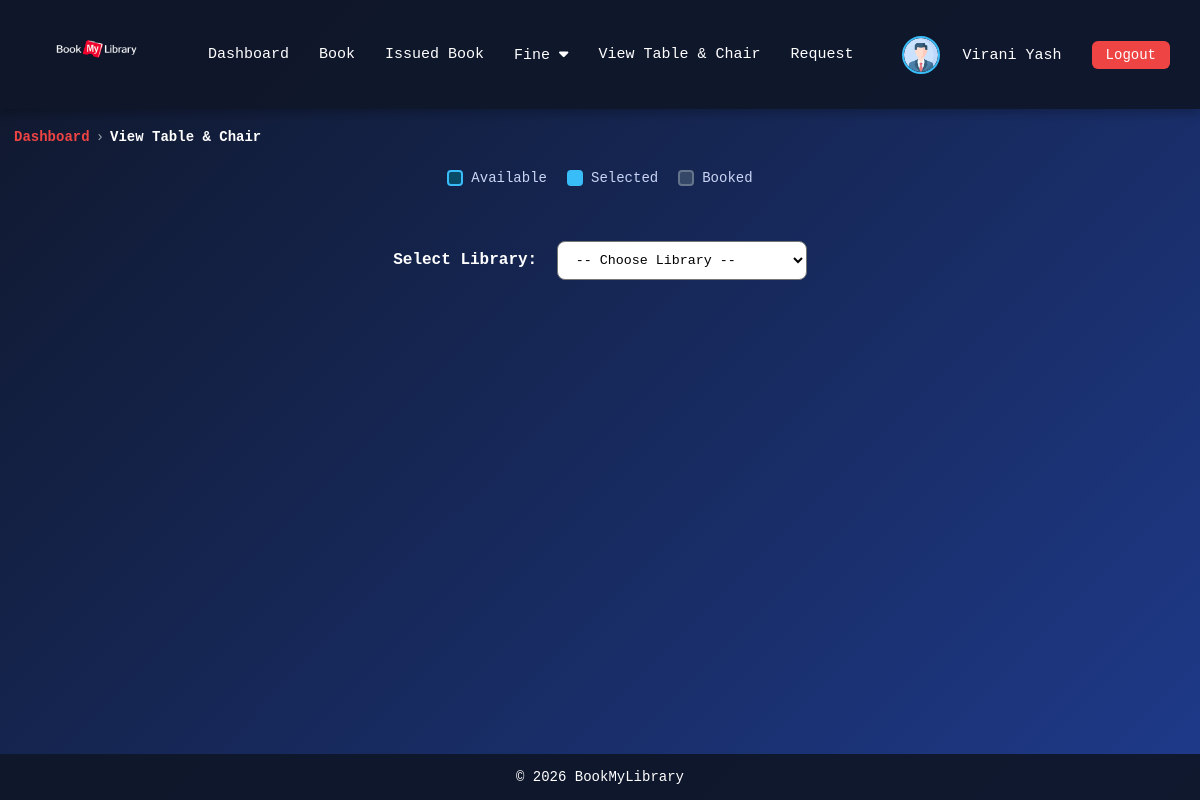
Page /user/view_table&chair.php (signed in) on the committed database.
### tables this page shows
CREATE TABLE `user` (
  `user_id` int NOT NULL,
  `first_name` varchar(100) DEFAULT NULL,
  `last_name` varchar(100) DEFAULT NULL,
  `email` varchar(255) DEFAULT NULL,
  `contact_no` varchar(15) DEFAULT NULL,
  `gender` varchar(10) DEFAULT NULL,
  `address` varchar(255) DEFAULT NULL,
  `image` varchar(255) DEFAULT NULL,
  `password` varchar(255) NOT NULL,
  `role` varchar(10) DEFAULT NULL,
  `status` varchar(15) DEFAULT NULL
);

### user/view_table&chair.php (the view, shortened to what this page needs)
<?php
require "../db_config.php";
mysqli_query($con, "
    UPDATE library_chairs lc
    JOIN chair_bookings cb ON cb.chair_id = lc.chair_id
    SET lc.status = 'available', cb.status = 'expired'
    WHERE cb.status = 'active'
      AND cb.end_time <= NOW()
");
?>
<!DOCTYPE html>
<html lang="en">
<head>
</head>
<body>
    <?php include 'navbar.php'; ?>
    <div class="breadcrumb-wrapper">
        <nav class="breadcrumb">
            <a href="home.php" class="dashboard">Dashboard</a>
            <span class="separator">›</span>
            <span class="current">View Table & Chair</span>
        </nav>
    </div>
    <div class="legend">
        <div class="legend-item">
            <div class="legend-box legend-available"></div> Available
        </div>
        <div class="legend-item">
            <div class="legend-box legend-selected"></div> Selected
        </div>
        <div class="legend-item">
            <div class="legend-box legend-sold"></div> Booked
        </div>
    </div>
    <div class="actions">
        <label style="margin-right:10px;font-weight:600;">Select Library:</label>
        <select id="librarySelect" class="library-select">
            <option value="">-- Choose Library --</option>
        </select>
    </div>
    <?php include 'footer.php'; ?>
</body>
</html>

### user/navbar.php (shortened to what this page needs)
<!DOCTYPE html>
<html lang="en">
<?php
include '../update_status.php';
?>
<head>
    <link rel="stylesheet" href="https://cdnjs.cloudflare.com/ajax/libs/font-awesome/6.5.0/css/all.min.css">
</head>
<body>
    <?php
    $user_id = $_SESSION['id'];
    $user = mysqli_query($con, "SELECT * FROM user WHERE user_id = $user_id");
    $data = mysqli_fetch_assoc($user);
    ?>
    <nav class="navbar">
        <div class="nav-left">
            <a href="home.php">
                <img src="../image/BookMyLibrary.png" alt="Library Logo">
            </a>
        </div>
        <div class="nav-center">
            <a href="home.php">Dashboard</a>
            <a href="book.php">Book</a>
            <a href="issued_book.php">Issued Book</a>
            <div class="dropdown">
                <a href="javascript:void(0);" class="dropbtn">Fine <i class="fa-solid fa-caret-down"></i></a>
            </div>
            <a href="view_table&chair.php">View Table & Chair</a>
            <a href="request_librarian.php">Request</a>
        </div>
        <div class="nav-right">
            <div class="profile">
                <img src="../image/<?php echo $data['image']; ?>" alt="Profile">
                <div class="dropdown">
                    <a href="javascript:void(0);" class="dropbtn"><?php echo $data['first_name'] . " " . $data['last_name']; ?></a>
                </div>
            </div>
            <a href="../login.php" class="logout-btn">Logout</a>
        </div>
    </nav>
</body>
</html>

### user/view_table&chair.php (style rules this page uses)
* { box-sizing: border-box; font-family: "JetBrains Mono", "Fira Code", Consolas, monospace; }
body { margin: 0; background: linear-gradient(135deg, #0f172a, #1e3a8a); color: #fff; }
.legend { display: flex; justify-content: center; gap: 20px; margin-bottom: 25px; flex-wrap: wrap; }
.legend-item { display: flex; align-items: center; gap: 8px; font-size: 14px; color: #cbd5f5; }
.legend-box { width: 16px; height: 16px; border-radius: 4px; border: 2px solid; }
.legend-available { border-color: #38bdf8; background: #094b67; }
.legend-selected { border-color: #38bdf8; background: #38bdf8; }
.legend-sold { background: #344767; border-color: #64748b; }
.actions { text-align: center; margin-top: 30px; margin-bottom: 20px; }
.breadcrumb-wrapper { padding: 10px 14px; border-radius: 8px; margin-bottom: 15px; margin-top: 10px; }
.breadcrumb { font-size: 14px; font-weight: 500; color: #6b7280; display: flex; flex-wrap: wrap; align-items: center; gap: 6px; }
.breadcrumb .dashboard { color: #ef4444; font-weight: 600; }
.breadcrumb .separator { color: #9ca3af; }
.breadcrumb a { text-decoration: none; color: #ef4444; }
.breadcrumb .current { color: #fff; font-weight: 600; }
.library-select { background: #fff; color: #000; padding: 10px 14px; border-radius: 8px; min-width: 250px; }

### user/navbar.php (style rules this page uses)
.navbar { background: rgba(15, 23, 42, 0.95); color: #fff; padding: 12px 30px; display: flex; align-items: center; justify-content: space-between; flex-wrap: wrap; box-shadow: 0 4px 10px rgba(0, 0, 0, 0.25); font-family: "JetBrains Mono", "Fira Code", Consolas, monospace; }
.nav-left { display: flex; align-items: center; gap: 10px; }
.nav-left img { height: 80px; width: 130px; }
.nav-center { flex: 1; display: flex; justify-content: center; }
.nav-center a { color: #fff; text-decoration: none; margin: 0 15px; font-size: 15px; }
.nav-right { display: flex; align-items: center; gap: 15px; }
.profile { display: flex; align-items: center; gap: 8px; color: #fff; }
.profile img { width: 38px; height: 38px; border-radius: 50%; border: 2px solid #38bdf8; object-fit: cover; }
.logout-btn { padding: 6px 14px; border-radius: 6px; background: #ef4444; color: #fff; text-decoration: none; font-size: 14px; }
.dropdown { position: relative; display: inline-block; }
.dropdown>a { color: #fff; text-decoration: none; margin: 0 15px; font-size: 15px; cursor: pointer; }
.dropdown>a.dropbtn { color: #fff; text-decoration: none; margin: 0 15px; font-size: 15px; cursor: pointer; }

### user/footer.php (style rules this page uses)
html, body { height: 100%; margin: 0; }
body { display: flex; flex-direction: column; }

### rows in the picture
user: image (placeholder picture), first_name "Virani", last_name "Yash"
